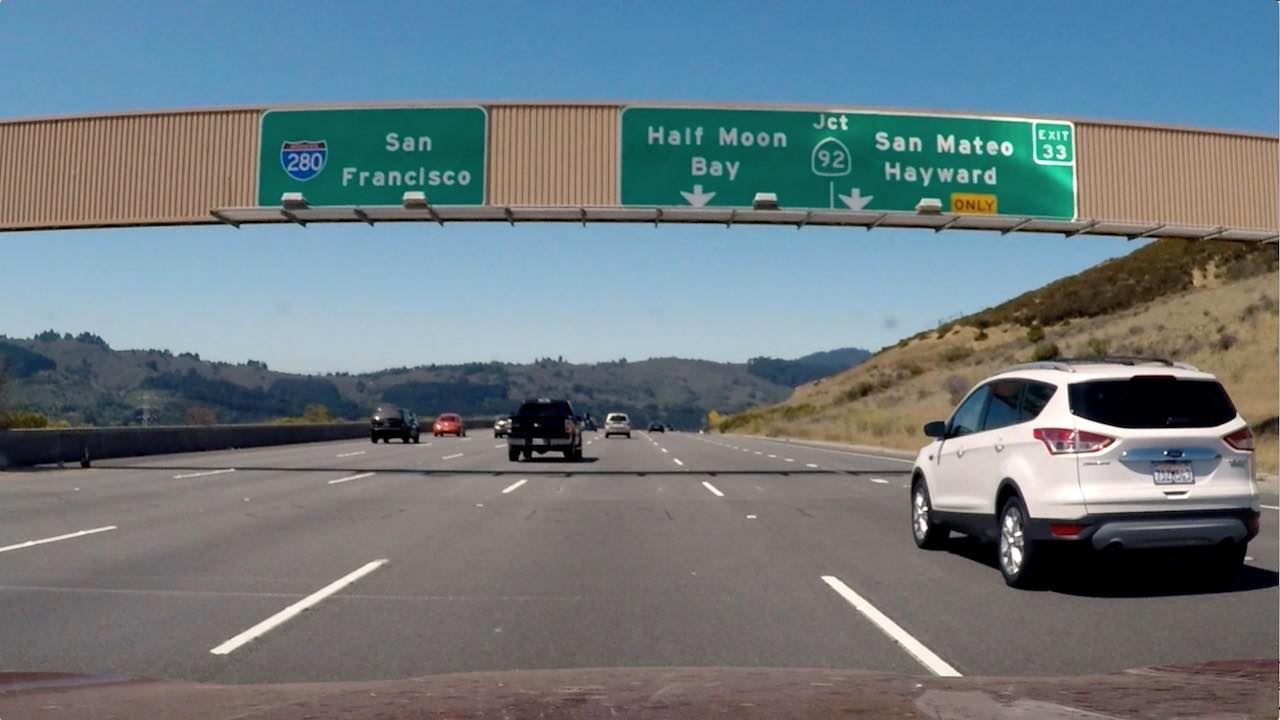
#> input picture project4/images/signs_vehicles_xygrad.png, 1280 x 720 px
$ python gradient.py   (older library calls are emulated)
#> lines starting #> are read from the running program, lines starting #| are printed output that depends on the picture; after the words box and inside, x2 and y2 are one past the last pixel; in counts of white or black regions, pixels touching at a corner belong together
### project4/proj4Tools.py
import numpy as np
import cv2
import matplotlib.pyplot as plt
from matplotlib import image as mpimg
from matplotlib.patches import Polygon
from glob import glob
from math import ceil


# [62 lines left out: functions calibrate, calibrate_undistort, calibrate_camera, not called in this run]


def display_images(imgArr, imgLabels=None, isImgGray=None, rows=1):
    '''
    :param imgArr:
    :param imgLabels:
    :param isImgGray:
    :param rows:
    :return:
    '''
    if isImgGray is None:
        isImgGray = np.zeros_like(imgArr)

    if type(imgArr) == type(list()) and len(imgArr) > 0:
        n = len(imgArr)
        f, ax = plt.subplots(rows, ceil(n/rows), figsize=(24, 9))
        f.tight_layout()
        for i in range(n):
            colorMap = 'gray' if isImgGray[i] else None

            if rows > 1:
                imgsPerRow = ceil(n/rows)
                axis = ax[int(i / imgsPerRow)][i % imgsPerRow]
            else:
                axis = ax[i]

            axis.imshow(imgArr[i], cmap=colorMap)
            if imgLabels is None:
                axis.set_title('Image {}'.format(i))
            else:
                axis.set_title(imgLabels[i])
        plt.subplots_adjust(left=0., right=1, top=0.9, bottom=0.)

        plt.show()
    else:
        raise Exception


# [167 lines left out: functions display_poly_img, display_binary_image_histo, display_fit_lines, display_lane_detection, warp_image, corners_unwarp, not called in this run]


def abs_sobel_thresh(img, sobel_kernel=3, orient='x', thresh=(0, 255), grayColorCode=cv2.COLOR_RGB2GRAY):
    '''
    :param img:
    :param orient:
    :param thresh_min:
    :param thresh_max:
    :param grayColorCode: image read with mpimg      ---> cv2.COLOR_RGB2Gray
                          image read with cv2.imread ---> cv2.COLOR_BGR2GRAY
    :return:
    '''

    # Grayscale
    gray = cv2.cvtColor(img, grayColorCode)

    # Apply cv2.Sobel()
    if orient == 'y':
        sobel = cv2.Sobel(gray, cv2.CV_64F, 0, 1, ksize=sobel_kernel)
    else: # orient == 'x'
        sobel = cv2.Sobel(gray, cv2.CV_64F, 1, 0, ksize=sobel_kernel)

    # Take the absolute value of the output from cv2.Sobel()
    absSobel = np.absolute(sobel)

    # Scale the result to an 8-bit range (0-255)
    scaledSobel = np.uint8(255 * absSobel / np.max(absSobel))

    # Apply lower and upper thresholds
    sxbinary = np.zeros_like(scaledSobel)

    sxbinary[(scaledSobel >= thresh[0]) & (scaledSobel <= thresh[1])] = 1

    return sxbinary


def mag_sobel_thresh(img, sobel_kernel=3, thresh=(0, 255), grayColorCode=cv2.COLOR_RGB2GRAY):
    '''
    :param img:
    :param sobel_kernel:
    :param mag_thresh:
    :param grayColorCode: image read with mpimg      ---> cv2.COLOR_RGB2Gray
                          image read with cv2.imread ---> cv2.COLOR_BGR2GRAY
    :return:
    '''

    # Apply the following steps to img
    # 1) Convert to grayscale
    gray = cv2.cvtColor(img, grayColorCode)

    # 2) Take the gradient in x and y separately
    sobelX = cv2.Sobel(gray, cv2.CV_64F, 1, 0, ksize=sobel_kernel)
    sobelY = cv2.Sobel(gray, cv2.CV_64F, 0, 1, ksize=sobel_kernel)

    # 3) Calculate the magnitude
    magSobel = np.sqrt(sobelX ** 2 + sobelY ** 2)

    # 4) Scale to 8-bit (0 - 255) and convert to type = np.uint8
    scaledSobel = np.uint8(255 * magSobel / np.max(magSobel))

    # 5) Create a binary mask where mag thresholds are met
    binary_output = np.zeros_like(scaledSobel)

    # 6) Return this mask as your binary_output image
    binary_output[(scaledSobel >= thresh[0]) & (scaledSobel <= thresh[1])] = 1

    return binary_output


def dir_sobel_threshold(img, sobel_kernel=3, thresh=(0, np.pi / 2), grayColorCode=cv2.COLOR_RGB2GRAY):
    '''
    :param img:
    :param sobel_kernel:
    :param thresh:
    :param grayColorCode: image read with mpimg      ---> cv2.COLOR_RGB2Gray
                          image read with cv2.imread ---> cv2.COLOR_BGR2GRAY
    :return:
    '''

    # Apply the following steps to img
    # 1) Convert to grayscale
    gray = cv2.cvtColor(img, grayColorCode)

    # 2) Take the gradient in x and y separately
    sobelX = cv2.Sobel(gray, cv2.CV_64F, 1, 0, ksize=sobel_kernel)
    sobelY = cv2.Sobel(gray, cv2.CV_64F, 0, 1, ksize=sobel_kernel)

    # 3) Take the absolute value of the x and y gradients
    absSobelX = np.absolute(sobelX)
    absSobelY = np.absolute(sobelY)

    # 4) Use np.arctan2(abs_sobely, abs_sobelx) to calculate the direction of the gradient
    dirSobel = np.arctan2(absSobelY, absSobelX)

    # 5) Create a binary mask where direction thresholds are met
    binary_output = np.zeros_like(dirSobel)

    # 6) Return this mask as your binary_output image
    binary_output[(dirSobel >= thresh[0]) & (dirSobel <= thresh[1])] = 1

    return binary_output


# [373 lines left out: functions hls_saturation_threshold, sliding_windows_fit_lines, find_line_pixels, get_curve_radius, get_scaled_curve_radius, sanityCheck and 4 more, not called in this run]

### project4/gradient.py
from proj4Tools import abs_sobel_thresh, mag_sobel_thresh, dir_sobel_threshold
from proj4Tools import display_images
import matplotlib.image as mpimg
import numpy as np

# Read the image
image = mpimg.imread('images/signs_vehicles_xygrad.png')
#> image is the input picture: shape (720, 1280, 3) float32; mean R, G, B 0.428, 0.477, 0.5

# Choose a Sobel kernel size
ksize = 3 # Choose a larger odd number to smooth gradient measurements

# Apply each of the thresholding functions
gradx = abs_sobel_thresh(image, orient='x', sobel_kernel=ksize, thresh=(20, 100))
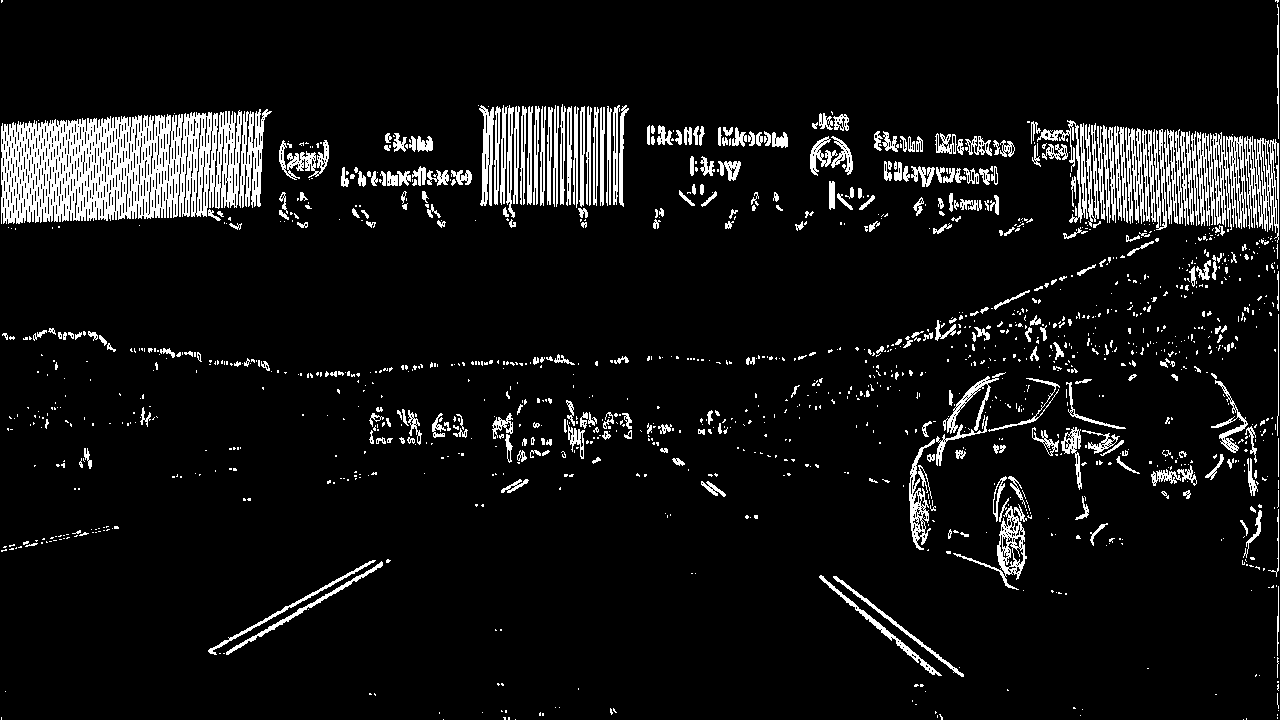
#> gradx: shape (720, 1280); values 0 (black) and 1 (white), 7.9% white; 1378 white regions (1040 under 20 px), largest, box (x1, y1, x2, y2) and area: (1, 110, 242, 224) 18700, (1197, 132, 1247, 230) 2653, (1244, 136, 1279, 243) 1807
grady = abs_sobel_thresh(image, orient='y', sobel_kernel=ksize, thresh=(20, 100))
#> call 2 of abs_sobel_thresh, with sobel_kernel = 3, orient = 'y', thresh = (20, 100), grayColorCode = 7
#> in abs_sobel_thresh (call 2), `sobel = cv2.Sobel(gray, cv2.CV_64F, 0, 1, ksize=sobel_kernel)`:
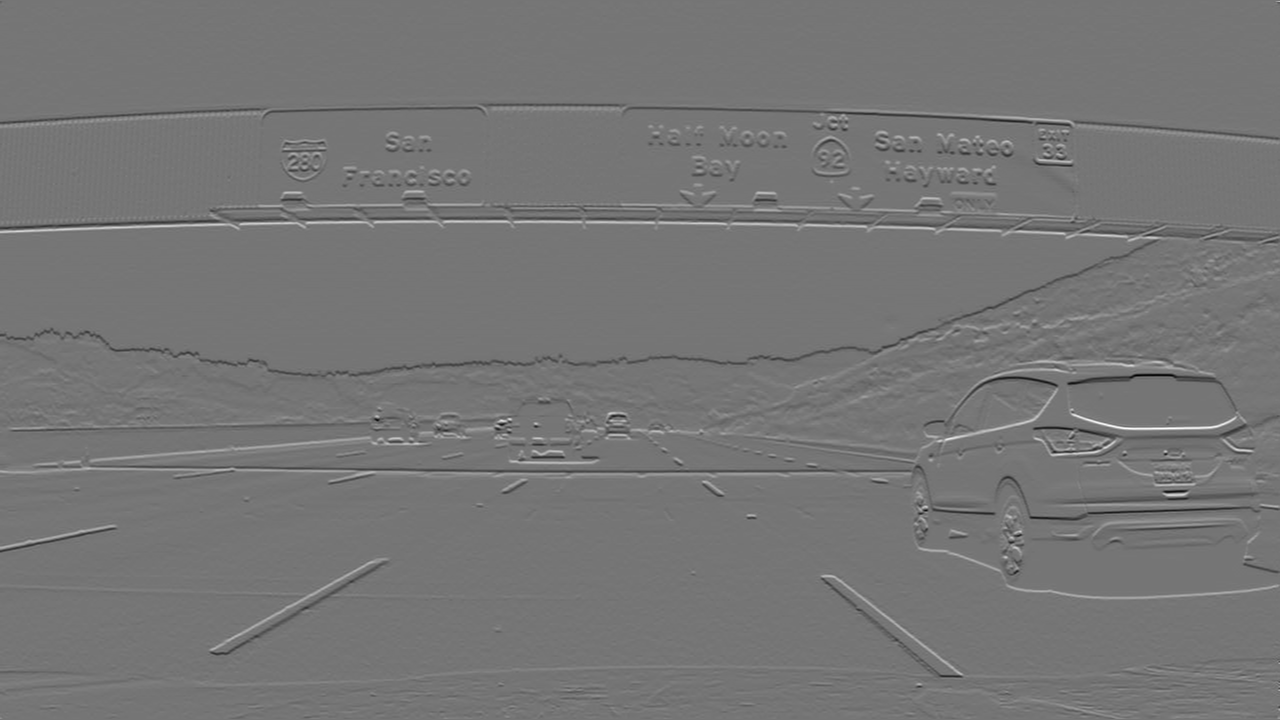
#> sobel: shape (720, 1280) float64; min -3.12, max 3.62, mean -0.00103; drawn with min black and max white
#> grady: shape (720, 1280); values 0 (black) and 1 (white), 8.2% white; 1385 white regions (1043 under 20 px), largest, box (x1, y1, x2, y2) and area: (0, 103, 1280, 145) 6510, (0, 460, 930, 494) 6192, (811, 194, 1280, 247) 4636
mag_binary = mag_sobel_thresh(image, sobel_kernel=ksize, thresh=(30, 100))
#> mag_binary: shape (720, 1280); values 0 (black) and 1 (white), 9.8% white in thin lines or dots
dir_binary = dir_sobel_threshold(image, sobel_kernel=ksize, thresh=(0.7, 1.3))
#> in dir_sobel_threshold, `dirSobel = np.arctan2(absSobelY, absSobelX)`:
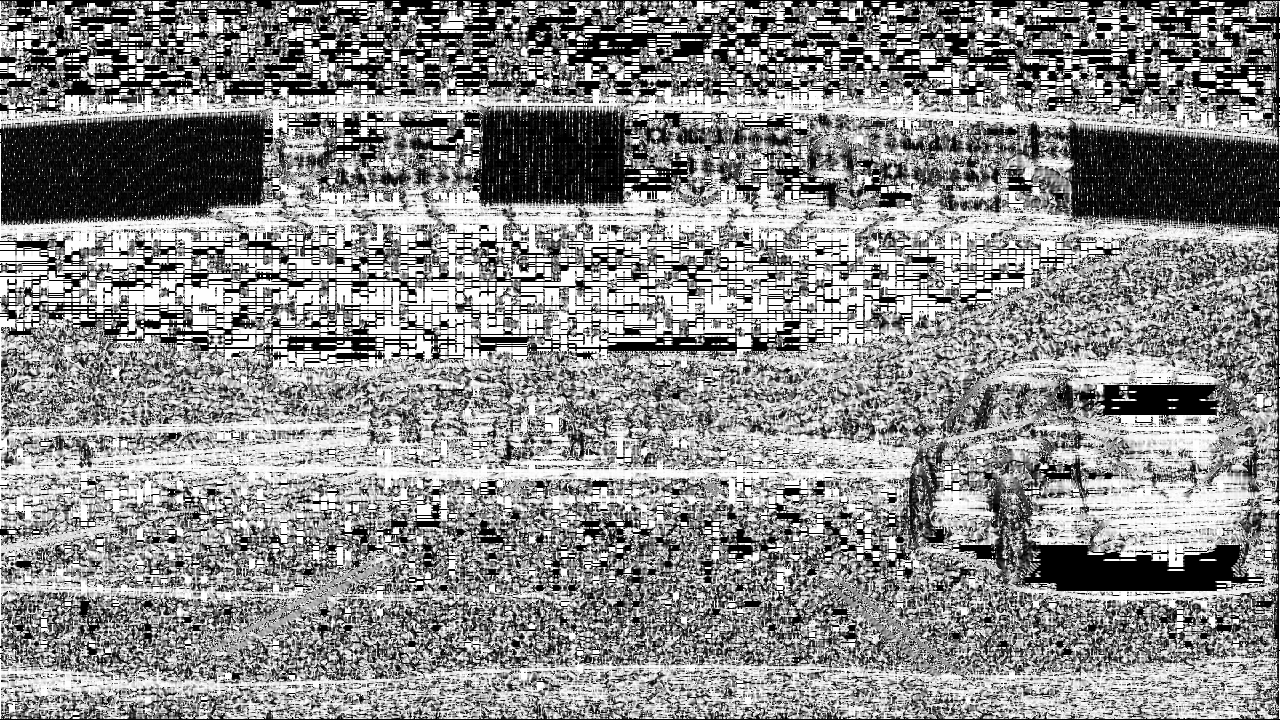
#> dirSobel: shape (720, 1280) float64; min 0, max 1.57, mean 0.861; drawn with min black and max white
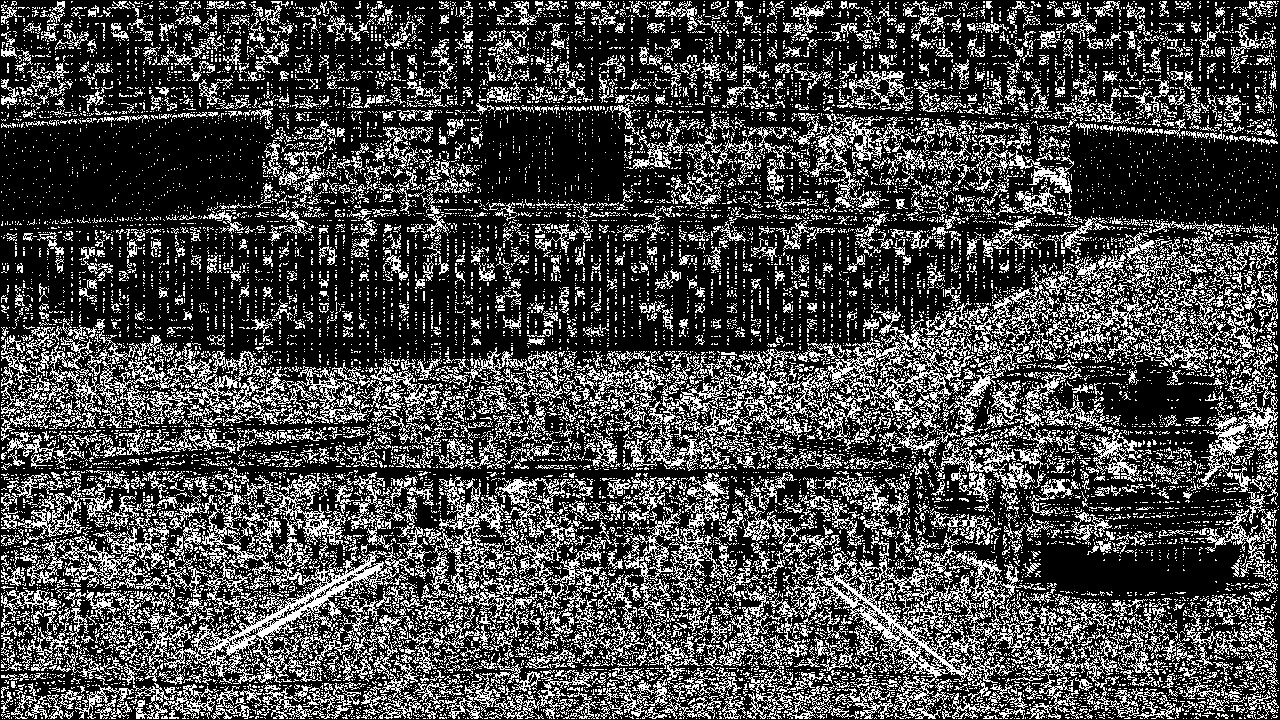
#> dir_binary: shape (720, 1280) float64; values 0 (black) and 1 (white), 28.2% white in thin lines or dots

# combine the results
combo = np.zeros_like(image)
combo[(gradx == 1) & (grady == 1) & (mag_binary == 1) & (dir_binary == 1)] = 1

# display each result
display_images(imgArr=[image, gradx, grady, mag_binary, dir_binary, combo],
               imgLabels=['Original','Sobel X', 'Sobel Y','Sobel Magnitude','Sobel Direction', 'Combination'],
               isImgGray=[0, 1, 1, 1, 1, 1],
               rows=2)
#> in display_images, `n = len(imgArr)`: n = 6
#> in display_images, `plt.show()`:
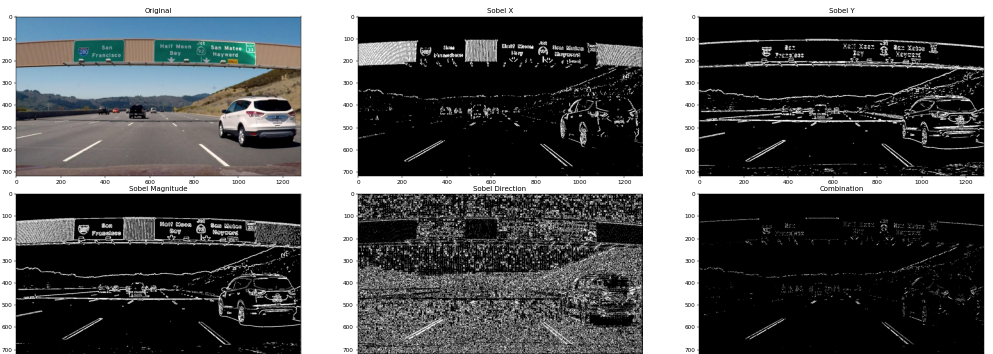
#> figure drawn by matplotlib, 6 panels

$ run again, with project4/images/color-shadow-example.jpg saved as project4/images/signs_vehicles_xygrad.png
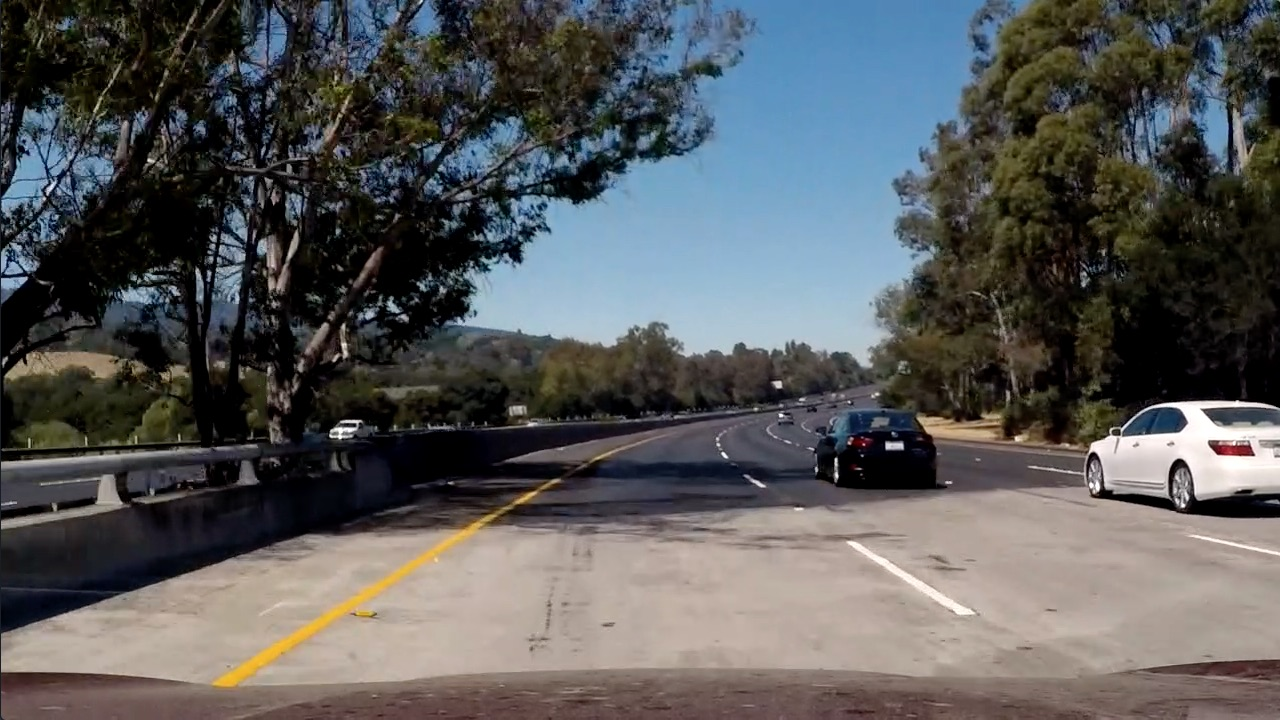
#> input picture project4/images/color-shadow-example.jpg, 1280 x 720 px
#> image is the input picture: shape (720, 1280, 3) float32; mean R, G, B 0.347, 0.35, 0.352
#> `gradx = abs_sobel_thresh(image, orient='x', sobel_kernel=ksize, thresh..`:
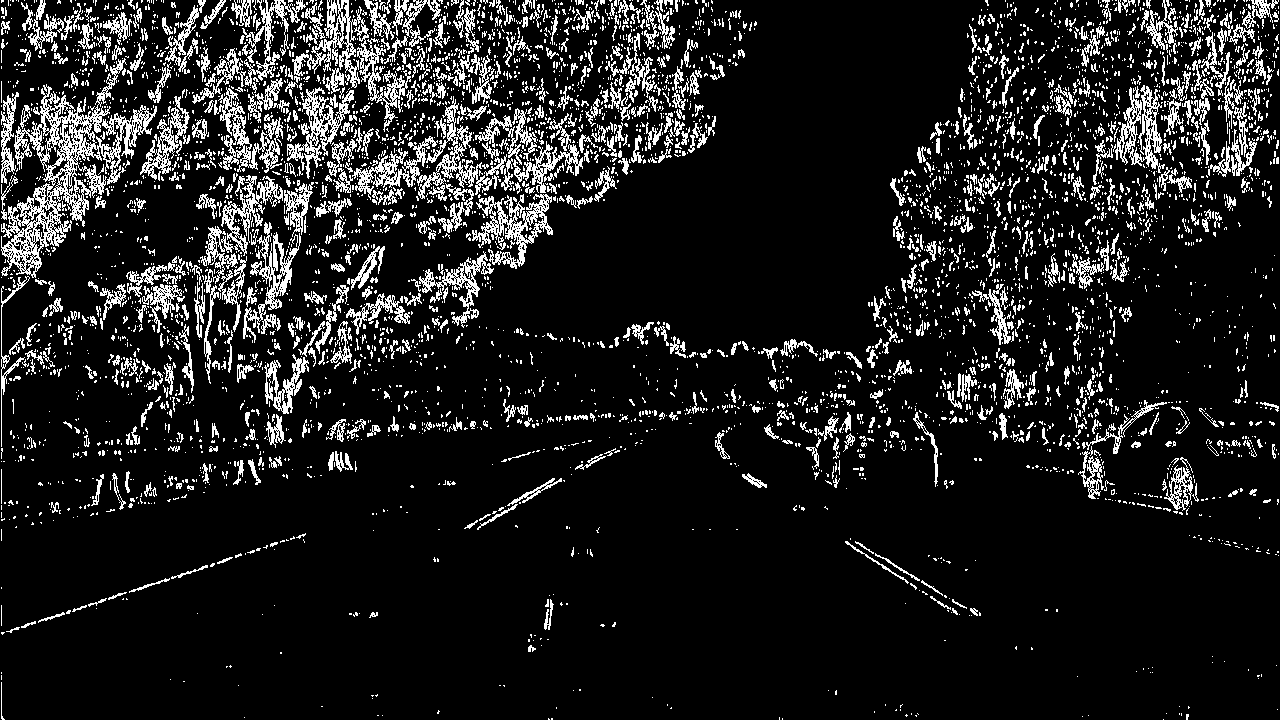
#> gradx: shape (720, 1280); values 0 (black) and 1 (white), 12.1% white in thin lines or dots
#> grady: shape (720, 1280); values 0 (black) and 1 (white), 13.1% white in thin lines or dots
#> mag_binary: shape (720, 1280); values 0 (black) and 1 (white), 13% white in thin lines or dots
#> `dir_binary = dir_sobel_threshold(image, sobel_kernel=ksize, thresh=(0...`:
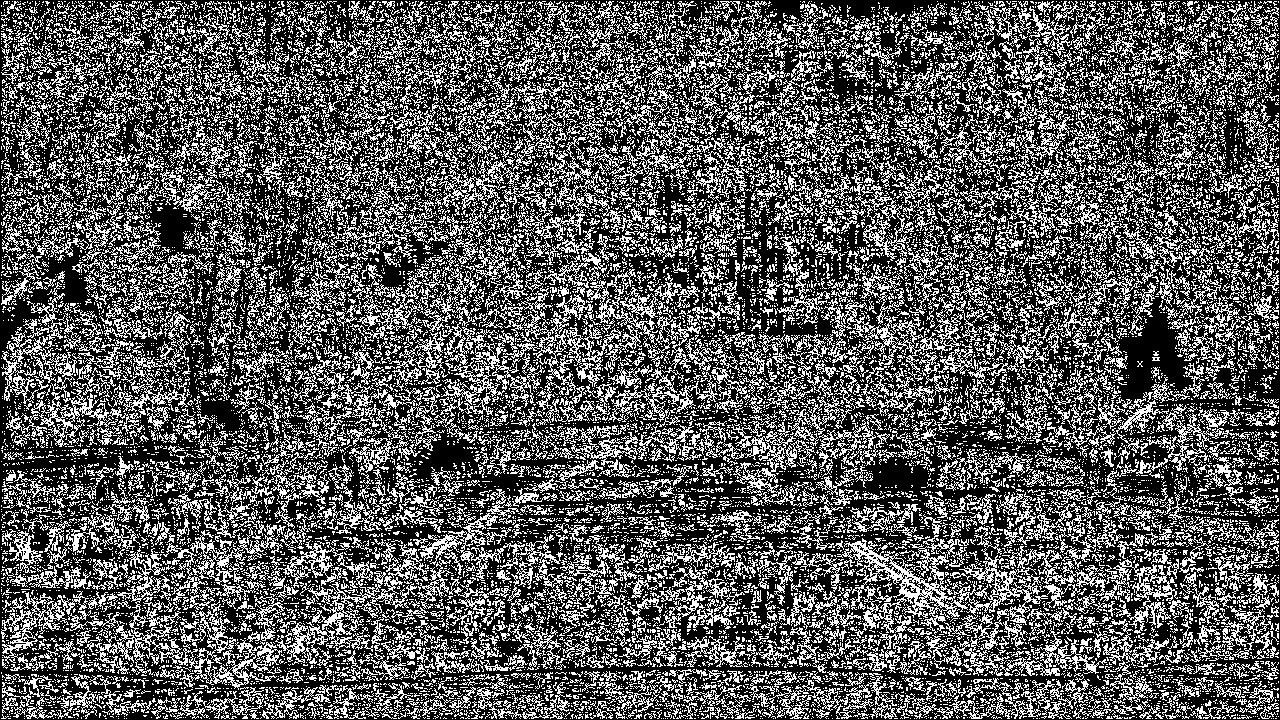
#> dir_binary: shape (720, 1280) float64; values 0 (black) and 1 (white), 34.8% white in thin lines or dots
#> n = 6
